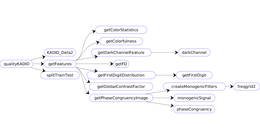
%> input picture 1.png, 260 x 139 px, shrunk from 1871 x 1001 before the run
$ octave --eval "result = getFeatures(imread('1.png'));"   (GNU Octave 9; MATLAB toolbox functions it lacks are replaced by stand-ins)
%> lines starting %> are read from the running program, lines starting %| are printed output that depends on the picture
### getFD.m
function [FD] = getFD(img)
    if(size(img,3)==3)
        img = rgb2gray(img);
    end

    [M,N]= size(img);
%> M = 139; N = 260

    FD = zeros(M,N);

    for r=2:7
        rc = @(x) floor(((max(x)-min(x))/r))+ 1; % non-linear filter
        F= colfilt(img, [r r],'sliding', rc);
        B{r}= log(double(F * (49/(r^2))));
    end
%> after the loop, B = 7 items

    i=log(2:7);
    Nxx=dot(i,i)-(sum(i)^2)/6;

    for m = 1:M
        for n = 1:N
            fd= [B{7}(m,n), B{6}(m,n), B{5}(m,n), B{4}(m,n), B{3}(m,n), B{2}(m,n)]; % Number of boxes multiscale vector
            Nxy=dot(i,fd)-(sum(i)*sum(fd))/6;
            FD(m, n)= (Nxy/Nxx); % slope of the linear regression line
        end
    end
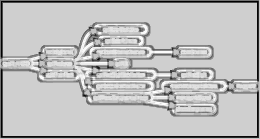
%> FD: size 139x260 double; min -1.84, max 2.78, mean 1.62; drawn with min black and max white
%> in getFeatures, `[featureVector_1,~] = histcounts(FD(:), [-2 -1.5 -1 -0.5 0 0.5 1 1.5 2..`: featureVector_1 = [0.0209 0.0115 0.0129 0.00841 0.04 0.0473 0.0653 0.683 0.0855 0.0253]
%> in getFeatures, `[~,cH,cV,cD]=dwt2(imgRGB,'sym4','mode','per');`:
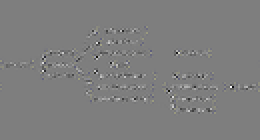
%> cD: size 70x130x3 double (shown 2 times larger); mean R, G, B 0.1, 0.1, 0.1; drawn with min black and max white
end

### getFirstDigitDistribution.m
function [dist] = getFirstDigitDistribution(img)

    [H,W,ch] = size(img);
%> H = 70; W = 130; ch = 3

    dist = zeros(1,9);

    if(ch==1)

        for i=1:H
            for j=1:W
                firstDigit = getFirstDigit(img(i,j));
                if(firstDigit~=0)
                    dist(firstDigit) = dist(firstDigit)+1;
                end
            end
        end

        dist = dist ./ sum(dist(:));

    elseif(ch==3)

        for i=1:H
            for j=1:W
                for k=1:ch
                    firstDigit = getFirstDigit(img(i,j,k));
                    if(firstDigit~=0)
                        dist(firstDigit) = dist(firstDigit)+1;
                    end
                end
            end
        end
%> after the loop, dist = [2883 1712 1910 18598 763 514 336 278 306]

        dist = dist ./ sum(dist(:));
%> dist = [0.106 0.0627 0.07 0.681 0.0279 0.0188 0.0123 0.0102 0.0112]
%> in getFeatures, `featureVector_2 = getFirstDigitDistribution(cH);`: featureVector_2 has the same summary as dist in getFirstDigitDistribution
%> in getFeatures, `featureVector_3 = getFirstDigitDistribution(cV);`: featureVector_3 = [0.103 0.0693 0.0464 0.681 0.0262 0.022 0.0182 0.0161 0.0178]
%> in getFeatures, `featureVector_4 = getFirstDigitDistribution(cD);`: featureVector_4 = [0.117 0.0663 0.682 0.0315 0.0253 0.022 0.0191 0.0189 0.0177]
%> in getFeatures, `[Mag,~] = imgradient(imgGray);`:
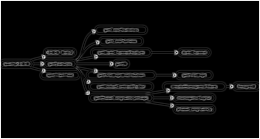
%> Mag: size 139x260 double; min 0, max 1081.9, mean 60.6; drawn with min black and max white
%> in getFeatures, `featureVector_5 = getFirstDigitDistribution(Mag);`: featureVector_5 = [0.397 0.134 0.131 0.091 0.04 0.0795 0.0423 0.0446 0.0415]

    else
        error('Gray or RGB');
    end

end

### getPhaseCongruencyImage.m
function [PC] = getPhaseCongruencyImage(I)

    [Y,X,ch] = size(I);
%> Y = 139; X = 260; ch = 3

    if(ch==3)
        I = rgb2gray(I);
    end

    % This time we have to use exactly two scales, as this is required by
    % Felsberg's phase congruency method. As he suggests, let's use
    % three-ocatave filters and leave a three-octave spacing between them.
    % We want small filters to pick out the fine detail in this image.
    cw = [3,24];

    % Construct new filters, as before
    filtStruct = createMonogenicFilters(Y,X,cw,'lg',0.41);

    % Find monogenic signal, as before
    [m1,m2,m3] = monogenicSignal(I,filtStruct);

    % Now use the phase congruency algorithm. The fourth parameter is a
    % threshold between 0 and 1 used for noise supression. You will always need
    % to use this to get reasonable results. Somewhere between 0 and 0.1 should
    % do in most cases.
    PC = phaseCongruency(m1,m2,m3,0.05);

end

### freqgrid2.m
function [yGrid, xGrid] = freqgrid2(ysize,xsize,gpu)
%> called with ysize = 139, xsize = 260

%  [yGrid, xGrid] = freqgrid2(ysize,xsize)
%  [yGrid, xGrid] = freqgrid2(size)
%
% Creates a 2D grid of frequencies of a given size, respecting the MATLAB
% convention for the location of the DC component (top left). This means
% that if a filter is desgined on this grid, ifft2(filter) will behave as
% expected. Use fftshift before visualising.
%
% Chris Bridge, Institute of Biomedical Engineering, University of Oxford
% christopher.bridge@eng.ox.ac.uk

if nargin < 2
    xsize = ysize;
end

% Dimensions
ymid = floor(ysize/2);
%> ymid = 69
xmid = floor(xsize/2);
%> xmid = 130

% Work out the maximum frequency in the grid - depends on whether the image
% has odd or even dimensions due to the definition of the FFT
if(mod(ysize,2)) == 0
    ymax = ymid-1;
else
    ymax = ymid;
%> ymax = 69
end

if(mod(xsize,2)) == 0
    xmax = xmid-1;
%> xmax = 129
else
    xmax = xmid;
end

% Create the grid for the filter
[yGrid, xGrid] = ndgrid( -ymid : ymax, -xmid : xmax);
yGrid = ifftshift(yGrid)/ysize;
xGrid = ifftshift(xGrid)/xsize;

### createMonogenicFilters.m
function filtStruct = createMonogenicFilters(ysize,xsize,wl,filtType,parameter)
%
%   filtStruct = createMonogenicFilters(ysize,xsize,wl, filtType = 'lg', parameter)
%
%    Creates a set of frequency domain filters combining bandpass and Reisz
%    filters for use in calculating the monogenic signal.
%
%         Inputs:
%                ysize, xsize - Y and X dimensions of the filters
%                wl           - Vector of wavelengths to use
%                filtType     - Filter type to use:
%                               'lg'    - Log-Gabor radial filter
%                               'gabor' - Gabor radial filter
%                               'gd'    - Gaussian derivative filter
%                               'cau'   - Cauchy
%                               'dop'   - Difference of Poisson filter
%                parameter    - The shape parameters for 'lg' and 'dop'
%                               type filters
%
%         Outputs:
%                 fltStruct   - Output structure containing the filters used
%                               for use in calculating the mongenic signal.
%
%                               Fields:
%                             -  bpFilt - A four-dimensional array. Stacked
%                              along the fourth dimension are the bandpass
%                              filters for each wavelength. The third
%                              dimension is singleton. This allows
%                              intuitive filtering of stacks of images
%                              (i.e. videos)
%                             -  ReiszFilt - the complex-valued filter for the
%                              the Reisz transform
%                             -  numFilt - The number of bandpass filters
%
%
% Adapted by Chris Bridge (March 2014) from code by Vicente Grau and Ana
% Namburete
% christopher.bridge@eng.ox.ac.uk

if nargin < 4 || isempty(filtType)
    filtType = 'lg';
end

% Frequency grid for the filter
[yGrid,xGrid] = freqgrid2(ysize,xsize);

% Determine the spatial regions to use
w = sqrt(yGrid.^2 + xGrid.^2);
w(1, 1) = 1;    %Trick to avoid division by zero at DC component
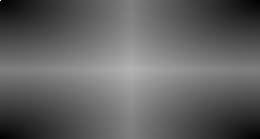
%> w: size 139x260 double; min 0.00385, max 1, mean 0.383

% Determine the number of filters to try from input
numFilt = length(wl);

% Parameters governing the bandwidth of the bandpass filter for Gabor and
% log-Gabor type filters, and ratio of centre frequencies for difference of
% Poisson filters

if nargin > 4 && ~isempty(parameter)
    if(parameter < 0.0 || parameter > 1.0)
        error('Parameter must be between 0.0 and 1.0');
    end
    sigmaOnf = parameter;
    ratio = parameter;
else
    sigmaOnf = 0.5;
    ratio = 0.98;
end

% Output structure
bpFilt = zeros(ysize,xsize,1,numFilt);


% Generate band-pass filters (in frequency domain)
for flt = 1:numFilt
    % Construct the filter - first calculate the radial filter component.
    fo = 1.0/wl(flt);   % Centre frequency of filter.
    w0 = fo;       % Normalised radius from centre of frequency plane
                        % corresponding to fo.
    if strcmp(filtType, 'lg')
        bpFilt(:,:,1,flt) = exp((-(log(w/w0)).^2) / (2 * log(sigmaOnf)^2));         % computation of 3D log-gabor filter across the volumetric range
    elseif strcmp(filtType, 'gabor')
        bpFilt(:,:,1,flt) = exp((-(w/w0).^2) / (2 * sigmaOnf^2));                   % gabor filter
    elseif strcmp(filtType, 'gd')
        bpFilt(:,:,1,flt) = w .* exp(-(w.^2)*(wl(flt)^2));                          % isotropic gaussian derivative filter; wl is used for sigma
    elseif strcmp(filtType, 'cau')
        bpFilt(:,:,1,flt) = w .* exp(-(w)*(wl(flt)));                               % cauchy filter, wl is used for sigma
    elseif strcmp(filtType, 'dop')
        s2 = wl(flt)/((ratio-1))*log(ratio);                                   % difference of Poisson filters
        s1 = ratio*s2;
        bpFilt(:,:,1,flt) = exp(-w*s1) - exp(-w*s2);
    end

    % Set the DC value of the filter
    bpFilt(1, 1, 1, flt) = 0;

    % Also remove unwanted high frequency components in filters
    % with even dimensions
    if(mod(ysize,2) == 0)
       bpFilt( ysize/2 +1,:, 1, flt) = 0;
    end
    if(mod(xsize,2) == 0)
       bpFilt( :, xsize/2 +1, 1, flt) = 0;
    end
end

% Normalise by the maximum value of the sum of all filters
sumFilt = sum(bpFilt, 4);
filtStruct.bpFilt = bpFilt ./ max(sumFilt(:));
filtStruct.numFilt = numFilt;

% Generating the Riesz filter components as a complex filter
filtStruct.ReiszFilt = (1i * yGrid - xGrid)./ w;     % (iY) + i(iX) = iY - X

% Create a frequency-domain differentiation filter (using the
% differentation property of Fourier Transforms)
filtStruct.diffFilt = 2i*pi*yGrid - 2*pi*xGrid;          % (iY) + i(iX) = iY - X

filtStruct.wl = wl;
filtStruct.filtType = filtType;
filtStruct.sigmaOnf = sigmaOnf;
filtStruct.ratio = ratio;

### phaseCongruency.m
function PC = phaseCongruency(m1,m2,m3,T)
%> called with T = 0.05
%      PC = phaseCongruency(m1,m2,m3,T=0.0)
%
% Calculate the phase congruency measure from the monogenic signal
% (m1,m2,m3,m4). This algorithm is from Felsberg and Sommer "A New
% Extension of Linear Signal Processing for Estimating Local Properties and
% Detecting Features" and requires that the monogenic signal is calculated
% at exactly 2 scales.
%
% T is a constant noise threshold used to supress the phase congruency in
% parts of the image with low energy at both scales. It is expressed as a
% value in the range 0-1 where 0 will supress no noise and 1 will suppress
% the entire image.
%
% Chris Bridge, Institute of Biomedical Engineering, University of Oxford
% christopher.bridge@eng.ox.ac.uk

if (nargin < 4)
    T = 0.0;
elseif( T < 0.0 || T > 1.0)
    error('T should lie in the range 0-1')
end

if(any([size(m1,4), size(m2,4), size(m3,4)] ~= 2 ))
   error('You must provide a monogenic signal at exactly two wavelengths')
end

% Stack the parts of the vectors together for scales 1 and 2
f1 = cat(4,m1(:,:,:,1),m2(:,:,:,1),m3(:,:,:,1));
f2 = cat(4,m1(:,:,:,2),m2(:,:,:,2),m3(:,:,:,2));

% Dot product of the two vectors
dotprod = sum(f1.*f2,4);

% Norm of the two vectors
norm1 = sqrt(sum(f1.^2,4));
norm2 = sqrt(sum(f2.^2,4));
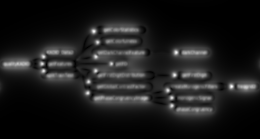
%> norm2: size 139x260 double; min 0.155, max 68.12, mean 7.5; drawn with min black and max white

% Cross product of the two vectors amd its norm
xprod = cross(f1,f2,4);
normxprod = sqrt(sum(xprod.^2,4));

% Phase congruency
PC = max(dotprod-T*max(dotprod(:)),0)./(normxprod+norm1.*norm2);
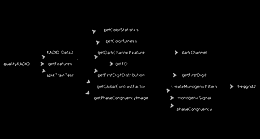
%> PC: size 139x260 double; min 0, max 0.902, mean 0.0142

### getColorStatistics.m
function [colorFeatures] = getColorStatistics(imgRGB)

    if(isa(imgRGB,'uint8'))
        imgRGB = im2double(imgRGB);
    end

    R = imgRGB(:,:,1);
    G = imgRGB(:,:,2);
    B = imgRGB(:,:,3);

    [M, N, ~] = size(imgRGB);

    for i=1:M
        for j=1:N
            if(R(i,j)==0)
                R(i,j)=0.0001;
            end
            if(G(i,j)==0)
                G(i,j)=0.0001;
            end
            if(B(i,j)==0)
                B(i,j)=0.0001;
            end
        end
    end
%> B: size 139x260 double; min 0.0001, max 1, mean 0.983
%> G: size 139x260 double; min 0.0001, max 1, mean 0.976

    logR = log(R);
    logG = log(G);
    logB = log(B);

    R1 = logR - mean(logR(:));
    G1 = logG - mean(logG(:));
    B1 = logB - mean(logB(:));

    l1 = (R1 + G1+ B1)/(sqrt(3));
    l2 = (R1 + G1 - 2*B1)/(sqrt(6));
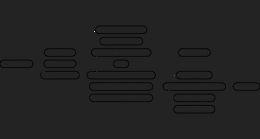
%> l2: size 139x260 double; min -0.176, max 1.14, mean -3.19e-17; drawn with min black and max white
    l3 = (R1 - G1)/(sqrt(2));
%> l3: size 139x260 double; every value is 0

    pd1 = fitdist(l1(:),'Normal');
    pd2 = fitdist(l2(:),'Normal');
%> the run ends on the next line
    pd3 = fitdist(l3(:),'Normal');

    colorFeatures = [pd1.mu, pd1.sigma, pd2.mu, pd2.sigma, pd3.mu, pd3.sigma];

end

### monogenicSignal.m
function [Fm1, Fm2, Fm3] = monogenicSignal(im, filtStruct)
%
%        [Fm1, Fm2, Fm3] = monogenicSignal(im, filtStruct)
%
% This function computes the monogenic signal using the Riesz transform as
% suggested by Felsberg. This function returns the 2D monogenic signal of
% each frame regardless of the input dimensionality
%
%   Inputs:
%       im         = image for which monogenic signal will be computed.
%                    May be 2 or 3 dimensional stack of images.
%       filtStruct = a structure containing the necessary filters, as
%                    returned by createMonogenicFilters
%
%   Outputs:
%       Fm1        = even component of the monogenic signal
%       Fm2,Fm3    = odd components of the monogenic signal
%                    The first three dimensions of the output are the image
%                    dimensions, the fourth is the bandpass wavelength if
%                    multiple are used.
%
%
% Adapted by Chris Bridge (March 2014) from code by Vincente Grau and Ana
% Namburete
% christopher.bridge@eng.ox.ac.uk

% Compute the 2-dimensional fast Fourier transform of the original image or
% stack of images
F = fft2(im);
Ffilt = bsxfun(@times, F, filtStruct.bpFilt);

% Compute the parts of the monogenic signal (NB applying the ifft2 to a 3D
% image here performs the 2D ifft to each two dimensional slice)
Fm1 = real(ifft2( Ffilt ));    %even component
Fmodd = ifft2( bsxfun(@times, Ffilt, filtStruct.ReiszFilt) );
Fm2 = real(Fmodd);  %odd components...
Fm3 = imag(Fmodd);

### getFeatures.m
function [featureVector] = getFeatures(imgRGB)

imgGray = rgb2gray(imgRGB);

%
FD = getFD(imgRGB);
[featureVector_1,~] = histcounts(FD(:), [-2 -1.5 -1 -0.5 0 0.5 1 1.5 2 2.5 3], 'Normalization', 'probability');

%
[~,cH,cV,cD]=dwt2(imgRGB,'sym4','mode','per');
%
featureVector_2 = getFirstDigitDistribution(cH);

featureVector_3 = getFirstDigitDistribution(cV);

featureVector_4 = getFirstDigitDistribution(cD);
%
[Mag,~] = imgradient(imgGray);
featureVector_5 = getFirstDigitDistribution(Mag);
%
PC = getPhaseCongruencyImage(imgRGB);
%
colorFeatures = getColorStatistics(imgRGB);
%
featureVector = [featureVector_1, featureVector_2, featureVector_3, featureVector_4, featureVector_5, colorFeatures,...
    getColorfulness(imgRGB), getGlobalContrastFactor(imgRGB),getDarkChannelFeature(imgRGB), entropy(imgRGB), mean(PC(:)), ...
    ];
% [27 lines of commented-out code are left out]

end
